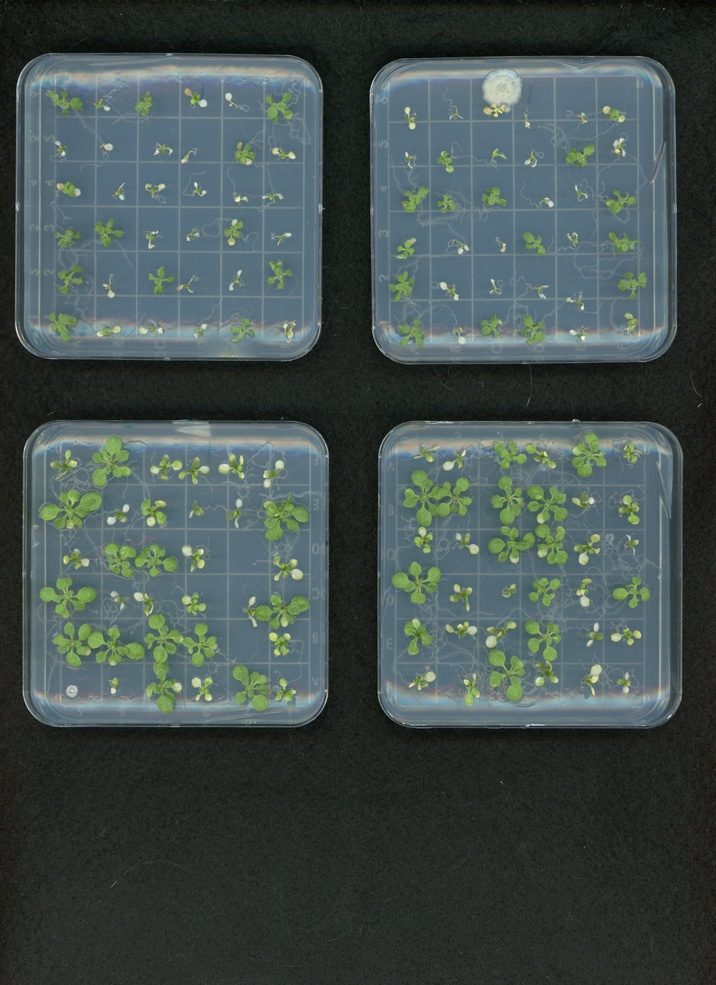
#> input picture images/1001.jpg, 716 x 985 px, shrunk from 2975 x 4094 before the run
$ python -i area_measurement_script.py   (imports and definitions only)
#> lines starting #> are read from the running program, lines starting #| are printed output that depends on the picture; after the words box and inside, x2 and y2 are one past the last pixel; in counts of white or black regions, pixels touching at a corner belong together
import cv2
import numpy as np
import pandas as pd
import argparse
from pathlib import Path
from sklearn.cluster import KMeans

# Define the green color range in HSV
lower_green = np.array([35, 100, 100])
upper_green = np.array([85, 255, 255])

def calculate_green_percentage(image_path):
    """
    Calculate green percentage for an individual image.
    Returns a list of results for each box in the grid.
    """
#> called with image_path = '../images/1001.jpg'
    # Load the image
    image = cv2.imread(str(image_path))
#> image is the input picture: shape (985, 716, 3); mean B, G, R 78.4, 80.3, 67.7
    if image is None:
        print(f"Could not read image: {image_path}")
        return []

    # Convert to grayscale
    gray = cv2.cvtColor(image, cv2.COLOR_BGR2GRAY)
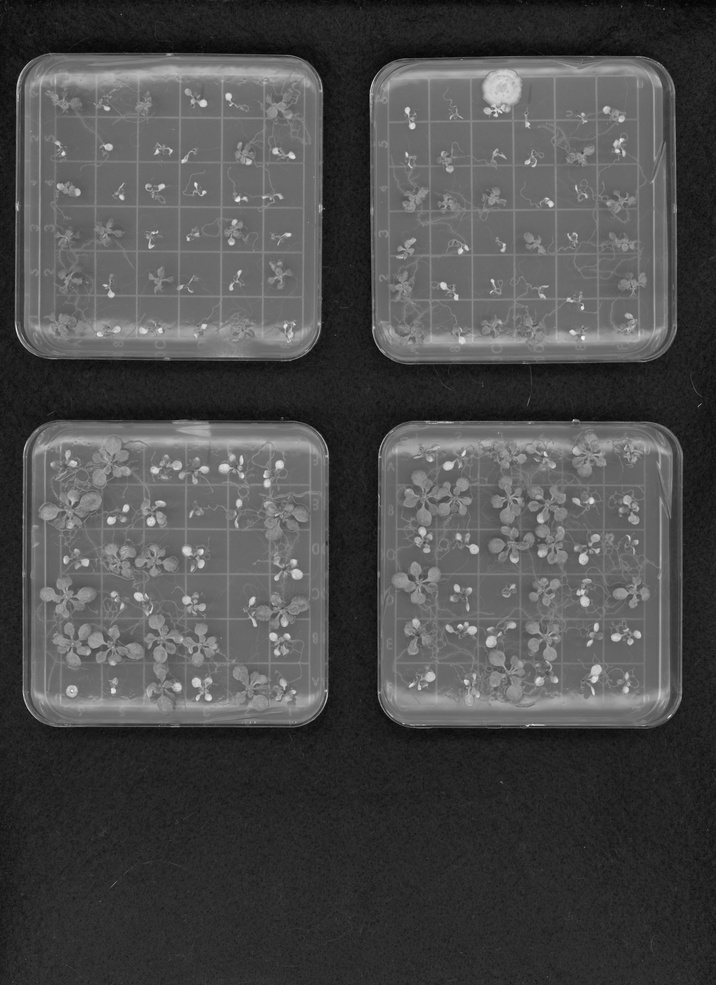
#> gray: shape (985, 716); min 0, max 250, mean 76.3

    # Apply blur to remove noise
    smoothed = cv2.GaussianBlur(gray, (51, 51), 0)
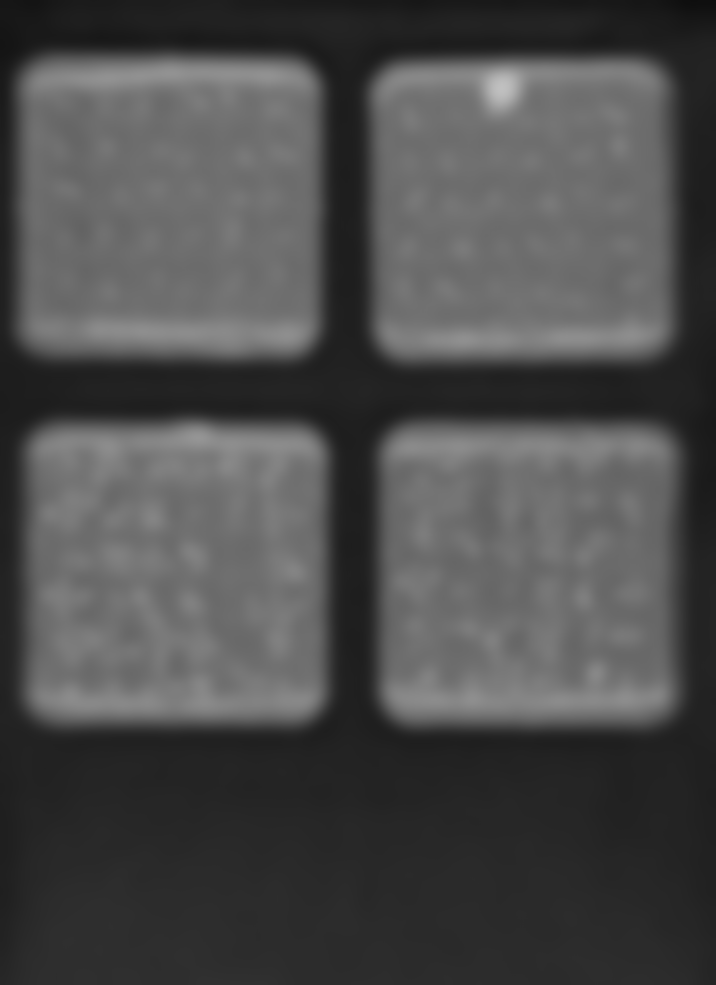
#> smoothed: shape (985, 716); min 14, max 192, mean 76.3


    # Binarize to separate boxes from background
    _, binary = cv2.threshold(smoothed, 60, 255, cv2.THRESH_BINARY_INV)
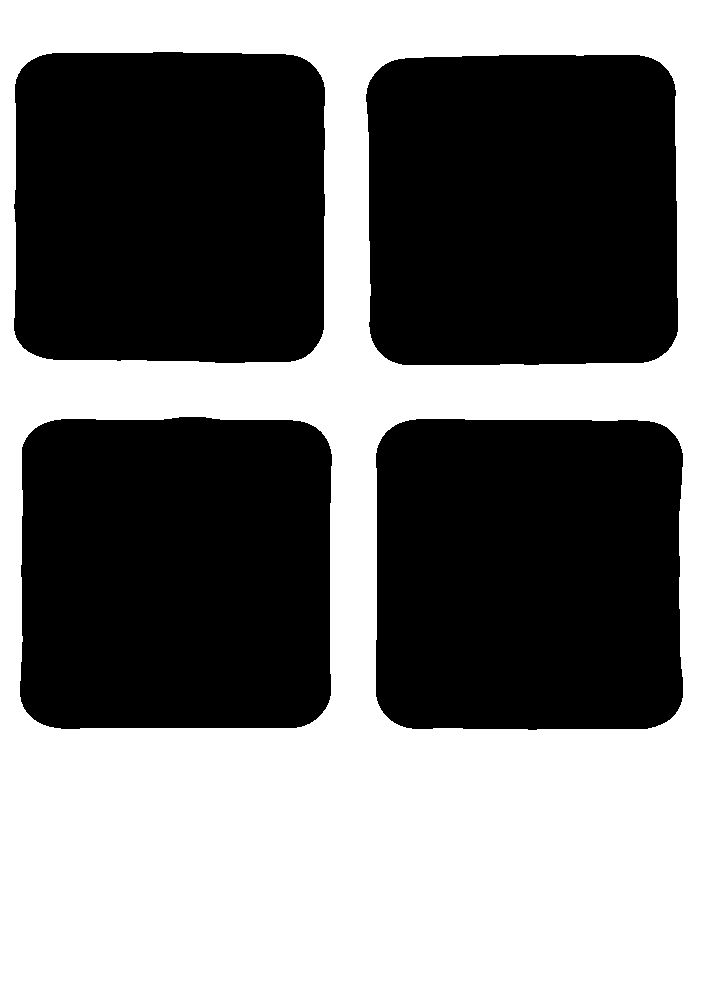
#> binary: shape (985, 716); 47% white; 1 white region, box (x1, y1, x2, y2) and area: (0, 0, 716, 985) 331179
    binary = 255 - binary
#> binary: shape (985, 716); 53% white; 1 black region

    # Find contours of boxes
    contours, _ = cv2.findContours(binary, cv2.RETR_EXTERNAL, cv2.CHAIN_APPROX_SIMPLE)
#> contours = 4 contours; box (x1, y1, x2, y2) and area: (20, 417, 332, 729) 93466, (14, 52, 325, 363) 93254, (366, 55, 678, 365) 92930, (376, 419, 683, 730) 92145
    areas = np.array([cv2.contourArea(contour) for contour in contours]).reshape(-1, 1)
#> areas = [92145, 93466.5, 92930, 93253.5]
    if (areas.std()/areas.mean()) < 0.1:
        valid_contours = contours
#> valid_contours has the same summary as contours
    else:
        kmeans = KMeans(n_clusters=2, random_state=42, n_init="auto")
        labels = kmeans.fit_predict(areas)
        centers = kmeans.cluster_centers_
        valid_contours = []
        for pos in np.where(labels == np.argmax(centers))[0]:
            valid_contours.append(contours[pos])
    grid_rectangles = []
    for contour in valid_contours:
        # Approximate contour to polygon
        epsilon = 0.02 * cv2.arcLength(contour, True)
        approx = cv2.approxPolyDP(contour, epsilon, True)
        if len(approx) > 0:
            x, y, w, h = cv2.boundingRect(approx)
            grid_rectangles.append((x, y, w, h))
#> this loop made 4 passes
#> (epsilon, approx, x, y, w, h) on passes 1 to 4: (23.67, [[388, 430], [383, 712], [669, 719], [675, 436]], 383, 430, 293, 290), (23.8, [[320, 431], [35, 428], [26, 711], [315, 719]], 26, 428, 295, 292), (23.69, [[382, 66], [377, 349], [665, 352], [668, 71]], 377, 66, 292, 287), (23.76, [[28, 62], [22, 346], [309, 353], [316, 69]], 22, 62, 295, 292)
#> after the loop, grid_rectangles = [(383, 430, 293, 290), (26, 428, 295, 292), (377, 66, 292, 287), (22, 62, 295, 292)]
    grid_rectangles = sorted(grid_rectangles, key=lambda r: (r[1], r[0]))
#> grid_rectangles = [(22, 62, 295, 292), (377, 66, 292, 287), (26, 428, 295, 292), (383, 430, 293, 290)]

    # Calculate green percentage for each box
    percentages = []
    for rect in grid_rectangles:
        x, y, w, h = rect
        box = image[y:y+h, x:x+w]
        hsv = cv2.cvtColor(box, cv2.COLOR_BGR2HSV)
        green_mask = cv2.inRange(hsv, lower_green, upper_green)
        total_pixels = w * h
        green_pixels = cv2.countNonZero(green_mask)
        green_percentage = (green_pixels / total_pixels) * 100
        percentages.append((x, y, green_percentage))
#> this loop made 4 passes
#> (x, y, w, h, total_pixels, green_pixels, green_percentage) on passes 1 to 4: (22, 62, 295, 292, 86140, 1486, 1.73), (377, 66, 292, 287, 83804, 1692, 2.02), (26, 428, 295, 292, 86140, 9502, 11.03), (383, 430, 293, 290, 84970, 8169, 9.61)
#> pass 1, in calculate_green_percentage, `green_mask = cv2.inRange(hsv, lower_green, upper_green)`:
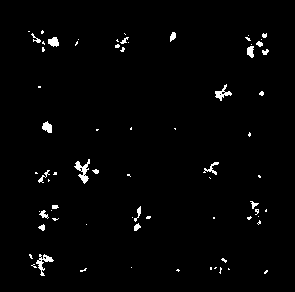
#> green_mask: shape (292, 295); 1.7% white; 71 white regions (50 under 20 px), largest, box (x1, y1, x2, y2) and area: (74, 159, 90, 184) 160, (36, 254, 54, 276) 132, (215, 84, 232, 101) 107
#> pass 2, in calculate_green_percentage, `box = image[y:y+h, x:x+w]`:
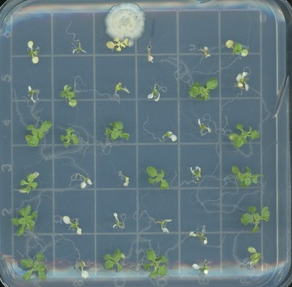
#> box: shape (287, 292, 3); mean B, G, R 126.8, 120.7, 99.9
#> after the loop:
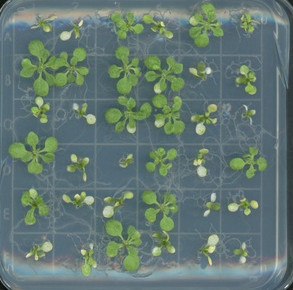
#> box: shape (290, 293, 3); mean B, G, R 113.8, 120.1, 99.5
#> after the loop:
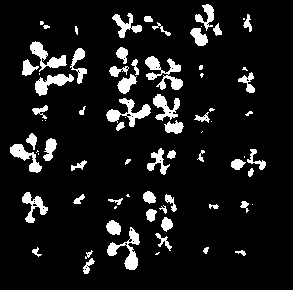
#> green_mask: shape (290, 293); 9.6% white; 76 white regions (20 under 20 px), largest, box (x1, y1, x2, y2) and area: (145, 56, 183, 90) 567, (106, 98, 151, 127) 490, (107, 227, 140, 270) 479
#> after the loop: hsv: shape (290, 293, 3); mean H, S, V 84.9, 63.7, 125.7
#> after the loop, percentages = [(22, 62, 1.73), (377, 66, 2.02), (26, 428, 11.03), (383, 430, 9.61)]

    # Determine grid rows and columns
    results = []
    current_row = 0
    current_column = 0
    threshold = max(rect[3] for rect in grid_rectangles) * 0.5 if grid_rectangles else 0
#> threshold = 146
    prev_y = None

    for i, (x, y, percentage) in enumerate(percentages):
        if prev_y is not None and abs(y - prev_y) >= threshold:
            current_row += 1
            current_column = 0
        else:
            current_column += 1
        prev_y = y
        results.append([Path(*image_path.parts[-2:]), current_row, current_column, percentage, f"{i+1}/{len(percentages)}"])
#> this loop made 1 pass
#> (x, y, percentage, current_column, prev_y) on pass 1: (22, 62, 1.73, 1, 62)
#> after the loop, current_row = 0; results = []
    return results

def process_images_in_folder(folder_path, output_csv):
    """
    Process all images in a folder and save results into a single CSV file.
    """
    folder_path = Path(folder_path)
    output_csv = Path(output_csv)
    if not folder_path.is_dir():
        raise NotADirectoryError(f"The specified folder does not exist: {folder_path}")

    # Initialize results list
    all_results = []

    # Iterate over all image files in the folder
    for image_path in folder_path.glob("*"):
        if image_path.suffix.lower() in [".jpg", ".jpeg", ".png", ".bmp", ".tiff"]:
            print(f"Processing image: {image_path}...", end=" ")
            results = calculate_green_percentage(image_path)
            all_results.extend(results)
            print(f"detected {len(results)} boxes.")
        else:
            print(f"Skipping image: {image_path} (unsupported file extension)")

    # Save all results to a single CSV file
    if all_results:
        columns = ["filename", "row", "column", "percentage", "box#"]
        df = pd.DataFrame(all_results, columns=columns)
        df.to_csv(output_csv, index=False)
        print(f"Results saved to {output_csv}")
    else:
        print("No valid images were found in the folder.")

# [10 lines not run here, left out]

#> (the run stopped early here; a loop or call above may not have finished)
